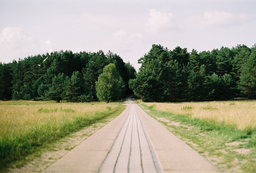
#> input picture data/road.png, 256 x 173 px, shrunk from 500 x 337 before the run
$ python k_means.py
#> lines starting #> are read from the running program, lines starting #| are printed output that depends on the picture
"""This module holds classes and functions to run the k-means algorithm."""

__all__ = [
    "k_means",
]

from typing import Optional

import numpy as np


def k_means(data: np.ndarray, k: int = 3, iterations: int = 5):
    """
    Implementation of the naive k-means algorithm.
    Try to iterativly find k clusters in the given data until the change is smaller or equal than eps.
    :param data: Data to apply kmeans algorithm to.
    :param k: Number of desired clusters.
    :param iterations: Number of times to run the algorithm.
    :Note: It is assumed that each row in the given data represents a sample.
    """
    means = None
    grouping = None

    for iteration in range(iterations):
        means = _compute_cluster_means(data=data, k=k, grouping=grouping)
        distances = _compute_distances(data=data, k=k, means=means)
        grouping = np.argmin(distances, axis=1)
    return means, grouping


def _distance_to_point(data: np.ndarray, point: np.ndarray) -> np.ndarray:
    """
    Compute the squared distance of each sample (row) n in the given data to the given point.
    :param data: Samples to compute distance to point to.
    :param point: Point to compute distance to.
    :return: 1D Numpy array of length n that holds all distances to the given point.
    """
    return np.array([np.sum(np.square(sample - point)) for sample in data])


def _compute_cluster_means(
    data: np.ndarray, k: int, grouping: Optional[np.ndarray] = None
) -> np.ndarray:
    """
    Compute the mean values of each cluster (group) or initialize the mean by assigning a random (unique) data point.
    :param data: Data to compute means from. Each row should be a sample.
    :param k: Number of clusters (means) to compute.
    :param grouping: Numpy array indicating what sample belong to what group.
    :return: Mean of each cluster due to their assigned samples.
    """
    _, d = data.shape

    if grouping is None:
        rng = np.random.default_rng()
        means = rng.choice(np.unique(data, axis=0), k, replace=False)
    else:
        means = np.zeros((k, d))
        for dim in range(k):
            means[dim, :] = np.mean(data[grouping == dim, :], axis=0)
    return means


def _compute_distances(data: np.ndarray, k: int, means: np.ndarray) -> np.ndarray:
    """
    Compute the (squared) distance of each sample (of the given data) to the mean of each cluster.
    :param data: Data to compute means from. Each row should be a sample.
    :param k: Number of clusters (means) to compute.
    :param means: Position of the means of each cluster.
    :return: The distance of each sample to each cluster.
    """
    n, _ = data.shape
    distances = np.zeros((n, k))

    for dim in range(k):
        distances[:, dim] = _distance_to_point(data=data, point=means[dim, :])
    return distances


if __name__ == "__main__":
    """run some demo of the k-means algorithm by downsizing a given picture."""
    import matplotlib.image as img

    k = 5
    iterations = 10
    image = img.imread("../../data/road.png")[:, :, :3]  # ignore alpha
    w, h, d = image.shape
#> w = 173; h = 256; d = 3
    image = image.reshape((w * h, d))
    means, grouping = k_means(data=image, k=k, iterations=iterations)
#> means = [[0.897, 0.874, 0.897], [0.691, 0.664, 0.434], [0.113, 0.176, 0.102], [0.849, 0.764, 0.682], [0.424, 0.482, 0.24]]
    most_frequent_color_by_group = np.array(
        [np.median(image[grouping == group], axis=0) for group in range(k)]
    )
#> most_frequent_color_by_group = [[0.898, 0.878, 0.902], [0.682, 0.663, 0.42], [0.098, 0.157, 0.0941], [0.859, 0.769, 0.694], [0.392, 0.455, 0.224]]
    unrolled_reduced_image = np.array(
        [most_frequent_color_by_group[group] for group in grouping]
    )
    reduced_image = unrolled_reduced_image.reshape((w, h, d))
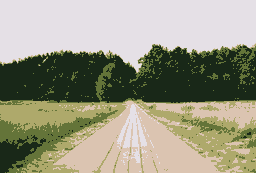
#> reduced_image: shape (173, 256, 3) float32; mean of channels 0, 1, 2 0.602, 0.599, 0.517; drawn as R, G, B
    img.imsave("reduced_road.png", reduced_image)
